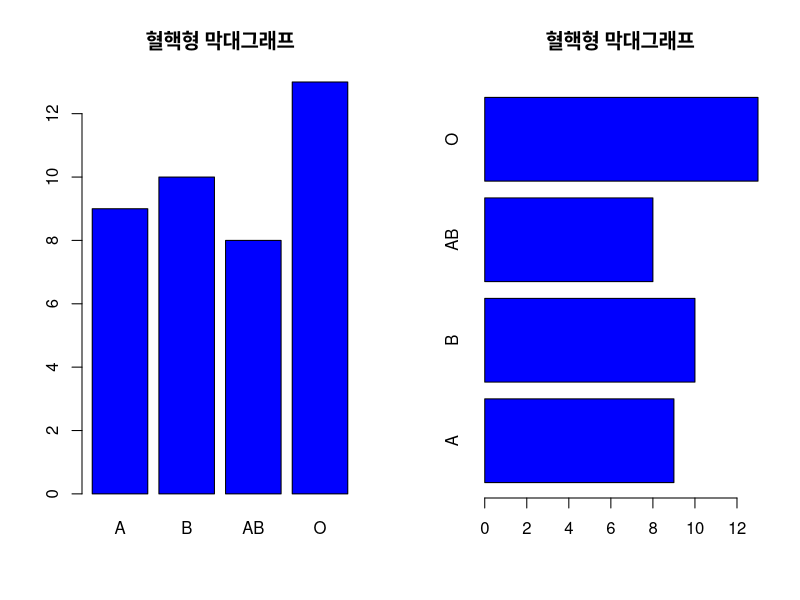
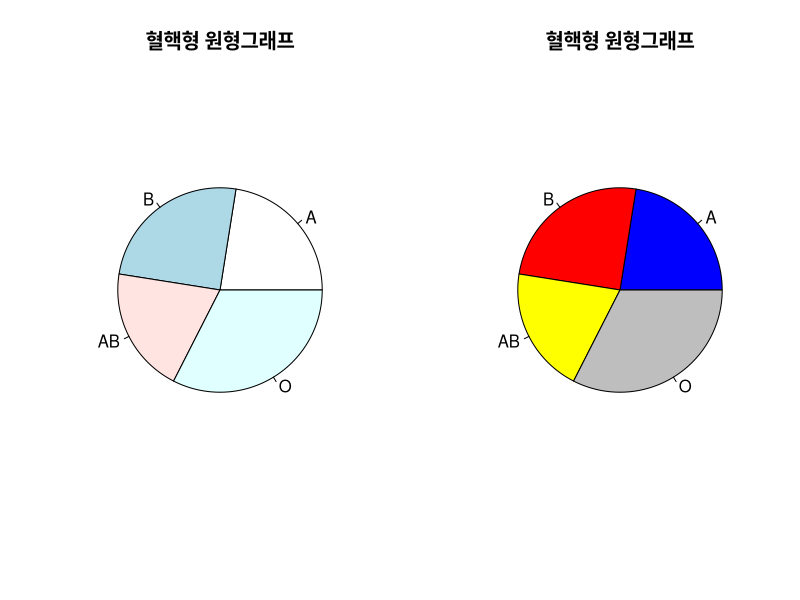

R code for these plots, in order:
blood <- c(9, 10, 8, 13)    #혈핵형 빈도
names(blood) <- c("A", "B", "AB", "O")  #라벨링
blood
prop.table(blood)       #상대도수 분포표

#막대그래프
x11()
par(mfrow = c(1, 2))    #그림화면에 1*2(2개)의 그래흐를 나타냄
barplot(blood, col = "blue", main = "혈핵형 막대그래프")            #수직 막대 그래프
barplot(blood, horiz = T, col = "blue", main = "혈핵형 막대그래프")   #수평 막대 그래프

#원형그래프
x11()
par(mfrow = c(1, 2))
pie(blood, main="혈핵형 원형그래프")
#원형그래프 색 지정
slices = c("blue", "red", "yellow", "grey")
pie(blood, col=slices,main="혈핵형 원형그래프")
